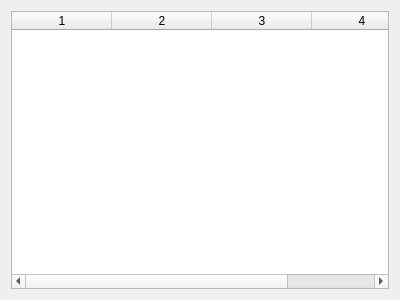
<?xml version="1.0" encoding="UTF-8"?>
<ui version="4.0">
 <class>PiecesWidget</class>
 <widget class="QWidget" name="PiecesWidget">
  <property name="geometry">
   <rect>
    <x>0</x>
    <y>0</y>
    <width>400</width>
    <height>300</height>
   </rect>
  </property>
  <property name="windowTitle">
   <string>Form</string>
  </property>
  <layout class="QVBoxLayout" name="verticalLayout">
   <item>
    <widget class="QTableWidget" name="tableWidget">
     <property name="palette">
      <palette>
       <active>
        <colorrole role="Highlight">
         <brush brushstyle="SolidPattern">
          <color alpha="255">
           <red>160</red>
           <green>160</green>
           <blue>160</blue>
          </color>
         </brush>
        </colorrole>
       </active>
       <inactive>
        <colorrole role="Highlight">
         <brush brushstyle="SolidPattern">
          <color alpha="255">
           <red>160</red>
           <green>160</green>
           <blue>160</blue>
          </color>
         </brush>
        </colorrole>
       </inactive>
       <disabled>
        <colorrole role="Highlight">
         <brush brushstyle="SolidPattern">
          <color alpha="255">
           <red>0</red>
           <green>120</green>
           <blue>215</blue>
          </color>
         </brush>
        </colorrole>
       </disabled>
      </palette>
     </property>
     <property name="alternatingRowColors">
      <bool>false</bool>
     </property>
     <property name="selectionMode">
      <enum>QAbstractItemView::SingleSelection</enum>
     </property>
     <property name="selectionBehavior">
      <enum>QAbstractItemView::SelectRows</enum>
     </property>
     <property name="iconSize">
      <size>
       <width>16</width>
       <height>16</height>
      </size>
     </property>
     <property name="textElideMode">
      <enum>Qt::ElideNone</enum>
     </property>
     <property name="sortingEnabled">
      <bool>false</bool>
     </property>
     <property name="columnCount">
      <number>4</number>
     </property>
     <attribute name="horizontalHeaderMinimumSectionSize">
      <number>16</number>
     </attribute>
     <attribute name="horizontalHeaderShowSortIndicator" stdset="0">
      <bool>true</bool>
     </attribute>
     <attribute name="horizontalHeaderStretchLastSection">
      <bool>true</bool>
     </attribute>
     <attribute name="verticalHeaderVisible">
      <bool>false</bool>
     </attribute>
     <attribute name="verticalHeaderMinimumSectionSize">
      <number>10</number>
     </attribute>
     <attribute name="verticalHeaderHighlightSections">
      <bool>false</bool>
     </attribute>
     <column/>
     <column/>
     <column/>
     <column/>
    </widget>
   </item>
  </layout>
 </widget>
 <resources/>
 <connections/>
</ui>
